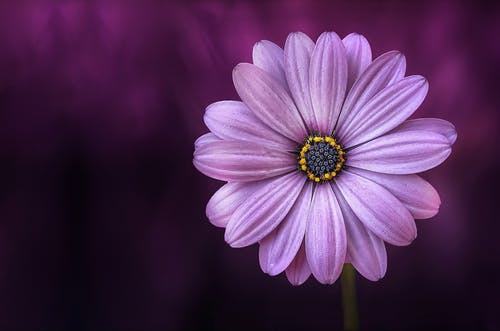
#> input picture image/flower.jpg, 500 x 331 px, found by its file name
$ jupyter execute equalize.ipynb
#> lines starting #> are read from the running program, lines starting #| are printed output that depends on the picture
## **In this code, we are going to do histogram equalization. Histogram equalization improves the contrast of an image by “stretching” the distribution of pixels.**

First we need to mount our code with google drive.

[cell 1]
# To mount code with google drive
from google.colab import drive
drive.mount('/content/drive')

Import all the package that we will use for the code.

[cell 2]
# Import the necessary packages
import numpy as np
import argparse
import cv2
from google.colab.patches import cv2_imshow

Set the path for the image that we will use for testing the code.

When you mount the code, folder **"drive"** will appear on the left screen when you click the **"file"** symbol. Then you just need to find the image in your drive and right click on that image.

A pop up will show some list then just click **"copy path"**. After that you just need to paste the path here.

[cell 3]
# Construct the argument parser and parse the arguments
args = {
	# Task 1
	"image": "/content/drive/My Drive/Colab Notebooks/Image-Processing/flower.jpg"
}

Now that we have the path to the image, we can load it off the disk using the cv2.imread function on Line 2. The cv2.imread function returns a NumPy array representing the image.

Then, convert the image into grayscale.

[cell 4]
# Task 2
# Load the image and show it here :
image = cv2.imread(args["image"])
#> image is the input picture: shape (331, 500, 3); mean B, G, R 84.9, 46.4, 81.3
cv2_imshow(image)

# Task 3
# Convert image to grayscale
gray = cv2.cvtColor(image, cv2.COLOR_BGR2GRAY)
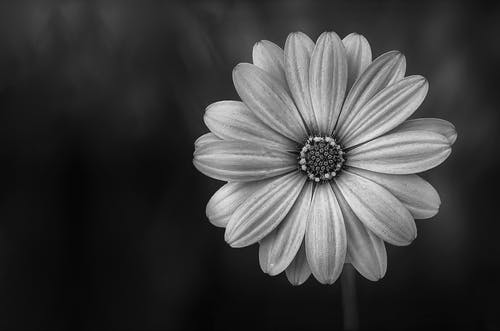
#> gray: shape (331, 500); min 0, max 240, mean 61.3

# Task 4
# Show the image
cv2_imshow(gray)

Performing histogram equalization is done using just a single function: cv2.equalizeHist, which accepts a single parameter, the grayscale image we want to perform histogram equalization on.

[cell 5]
# Apply histogram equalization to stretch the constrast
# of our image
eq = cv2.equalizeHist(gray)
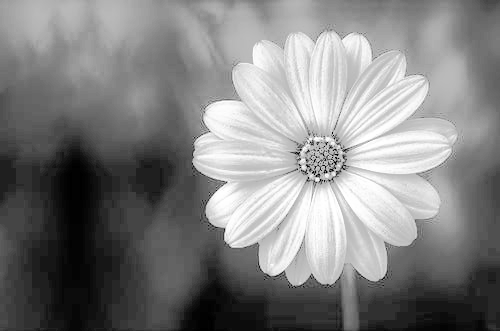
#> eq: shape (331, 500); min 0, max 255, mean 129.1

Showing the image.

[cell 6]
# Show our images -- notice how the constrast of the second
# image has been stretched
cv2_imshow(np.hstack([gray, eq]))
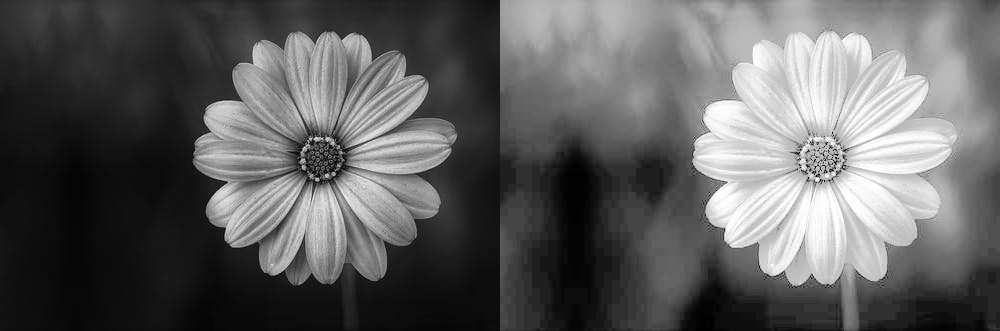
#> shown: shape (331, 1000); min 0, max 255, mean 95.2

$ run again, with image/corona.jpg copied over image/flower.jpg
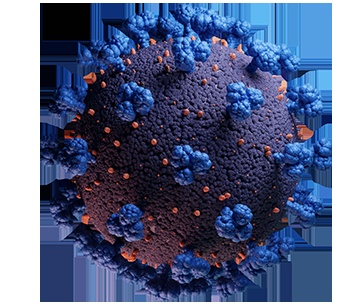
#> input picture image/corona.jpg, 360 x 306 px, found by its file name
#> image is the input picture: shape (306, 360, 3); mean B, G, R 136.7, 103, 91.2
#> `eq = cv2.equalizeHist(gray)`:
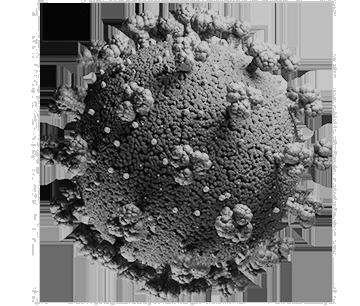
#> eq: shape (306, 360); min 0, max 255, mean 132.3
#> `cv2_imshow(np.hstack([gray, eq]))`:
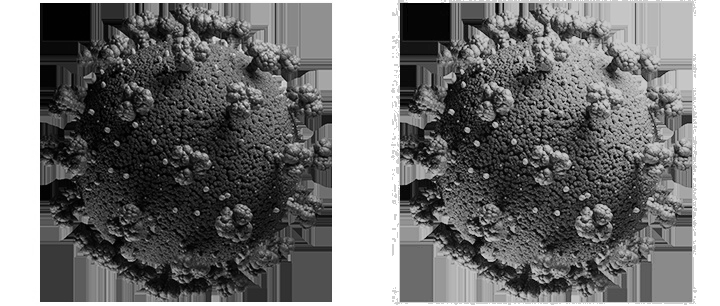
#> shown: shape (306, 720); min 0, max 255, mean 117.8
